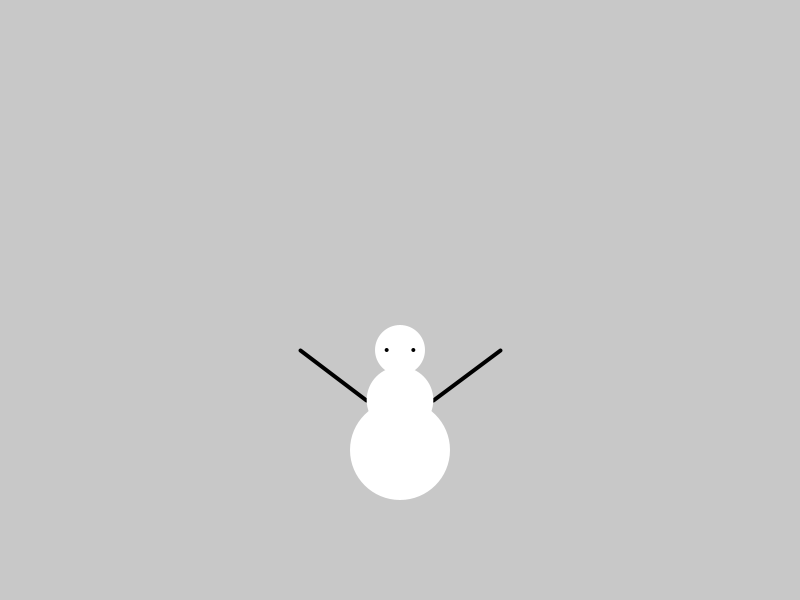
Frame 1 (no input)
Frame 60 (the mouse pressed at the canvas centre just before this capture): identical to frame 1, image omitted
Frame 120 (the mouse held since frame 60 and released just before this capture): identical to frame 1, image omitted

The Processing sketch that drew this single still picture (run headless with seeded random() and noise(); from frame 60 on, the mouse is pressed at the canvas centre):

// Processing sketch: clase23a_muneco_procedural
// ── clase23a_muneco_procedural.pde

// Muñeco de nieve cual personaje de videojuego con Programación Procedural o Estructurada

// CAMPOS o PROPIEDADES de nuestro personaje
float posX, posY; //tam;

void setup(){
  size( 800, 600 );
  
  // Inicializar las propiedades/variables
  posX = width / 2;
  posY = 400;
  //tam = 200;
}

void draw(){
  background( 200 );
  
  // METODOS o FUNCIONES de nuestro personaje
  
  // 1a) Accion: mover o actualizar con mouse --> mejor sería en evento mouseMoved()
  //posX = mouseX;
  
  // 2) Acción: dibujar
  dibujarMuneco( posX, posY, 200 );
}

void keyPressed(){
  // METODOS o FUNCIONES de nuestro personaje
  // 1b) Accion: mover o actualizar con teclado
  if( keyCode == LEFT )
    posX -= 10;
  if( keyCode == RIGHT )
    posX += 10;
}

void dibujarMuneco(float x, float y, float t){
  pushStyle();
  strokeWeight( t/50 );
  line(x-t/6, y, x-t/2, y-t/4);
  line(x+t/6, y, x+t/2, y-t/4);
  noStroke();
  fill(255);
  //cabeza
  circle(x, y-t/4, t/4);
  //cuerpo
  circle(x, y, t/3);
  //cuerpo2
  circle(x, y+t/4, t/2);
  //ojos
  fill(0);
  circle(x-t/15, y-t/4, t/50);
  circle(x+t/15, y-t/4, t/50);
  popStyle();
}
